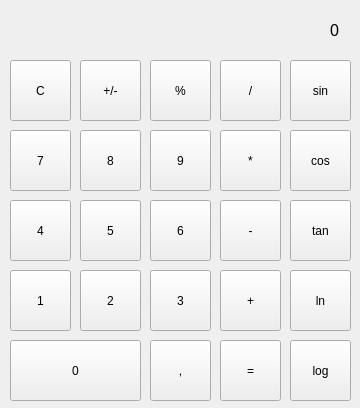
<?xml version="1.0" encoding="UTF-8"?>
<ui version="4.0">
 <class>MainWindow</class>
 <widget class="QMainWindow" name="MainWindow">
  <property name="geometry">
   <rect>
    <x>0</x>
    <y>0</y>
    <width>360</width>
    <height>408</height>
   </rect>
  </property>
  <property name="windowTitle">
   <string>MainWindow</string>
  </property>
  <widget class="QWidget" name="centralWidget">
   <widget class="QLabel" name="label">
    <property name="geometry">
     <rect>
      <x>10</x>
      <y>0</y>
      <width>331</width>
      <height>61</height>
     </rect>
    </property>
    <property name="font">
     <font>
      <family>Liberation Sans</family>
      <pointsize>12</pointsize>
      <weight>50</weight>
      <bold>false</bold>
     </font>
    </property>
    <property name="lineWidth">
     <number>1</number>
    </property>
    <property name="text">
     <string>0</string>
    </property>
    <property name="textFormat">
     <enum>Qt::AutoText</enum>
    </property>
    <property name="scaledContents">
     <bool>false</bool>
    </property>
    <property name="alignment">
     <set>Qt::AlignRight|Qt::AlignTrailing|Qt::AlignVCenter</set>
    </property>
    <property name="wordWrap">
     <bool>false</bool>
    </property>
    <property name="margin">
     <number>0</number>
    </property>
    <property name="indent">
     <number>2</number>
    </property>
   </widget>
   <widget class="QPushButton" name="pushButton_Clear">
    <property name="geometry">
     <rect>
      <x>10</x>
      <y>60</y>
      <width>61</width>
      <height>61</height>
     </rect>
    </property>
    <property name="text">
     <string>C</string>
    </property>
   </widget>
   <widget class="QPushButton" name="pushButton_PlusMinus">
    <property name="geometry">
     <rect>
      <x>80</x>
      <y>60</y>
      <width>61</width>
      <height>61</height>
     </rect>
    </property>
    <property name="text">
     <string>+/-</string>
    </property>
   </widget>
   <widget class="QPushButton" name="pushButton_Percent">
    <property name="geometry">
     <rect>
      <x>150</x>
      <y>60</y>
      <width>61</width>
      <height>61</height>
     </rect>
    </property>
    <property name="text">
     <string>%</string>
    </property>
   </widget>
   <widget class="QPushButton" name="pushButton_Divide">
    <property name="geometry">
     <rect>
      <x>220</x>
      <y>60</y>
      <width>61</width>
      <height>61</height>
     </rect>
    </property>
    <property name="text">
     <string>/</string>
    </property>
   </widget>
   <widget class="QPushButton" name="pushButton_Multiply">
    <property name="geometry">
     <rect>
      <x>220</x>
      <y>130</y>
      <width>61</width>
      <height>61</height>
     </rect>
    </property>
    <property name="text">
     <string>*</string>
    </property>
   </widget>
   <widget class="QPushButton" name="pushButton_9">
    <property name="geometry">
     <rect>
      <x>150</x>
      <y>130</y>
      <width>61</width>
      <height>61</height>
     </rect>
    </property>
    <property name="text">
     <string>9</string>
    </property>
   </widget>
   <widget class="QPushButton" name="pushButton_8">
    <property name="geometry">
     <rect>
      <x>80</x>
      <y>130</y>
      <width>61</width>
      <height>61</height>
     </rect>
    </property>
    <property name="text">
     <string>8</string>
    </property>
   </widget>
   <widget class="QPushButton" name="pushButton_7">
    <property name="geometry">
     <rect>
      <x>10</x>
      <y>130</y>
      <width>61</width>
      <height>61</height>
     </rect>
    </property>
    <property name="text">
     <string>7</string>
    </property>
   </widget>
   <widget class="QPushButton" name="pushButton_4">
    <property name="geometry">
     <rect>
      <x>10</x>
      <y>200</y>
      <width>61</width>
      <height>61</height>
     </rect>
    </property>
    <property name="text">
     <string>4</string>
    </property>
   </widget>
   <widget class="QPushButton" name="pushButton_6">
    <property name="geometry">
     <rect>
      <x>150</x>
      <y>200</y>
      <width>61</width>
      <height>61</height>
     </rect>
    </property>
    <property name="text">
     <string>6</string>
    </property>
   </widget>
   <widget class="QPushButton" name="pushButton_Substract">
    <property name="geometry">
     <rect>
      <x>220</x>
      <y>200</y>
      <width>61</width>
      <height>61</height>
     </rect>
    </property>
    <property name="text">
     <string>-</string>
    </property>
   </widget>
   <widget class="QPushButton" name="pushButton_5">
    <property name="geometry">
     <rect>
      <x>80</x>
      <y>200</y>
      <width>61</width>
      <height>61</height>
     </rect>
    </property>
    <property name="text">
     <string>5</string>
    </property>
   </widget>
   <widget class="QPushButton" name="pushButton_1">
    <property name="geometry">
     <rect>
      <x>10</x>
      <y>270</y>
      <width>61</width>
      <height>61</height>
     </rect>
    </property>
    <property name="text">
     <string>1</string>
    </property>
   </widget>
   <widget class="QPushButton" name="pushButton_3">
    <property name="geometry">
     <rect>
      <x>150</x>
      <y>270</y>
      <width>61</width>
      <height>61</height>
     </rect>
    </property>
    <property name="text">
     <string>3</string>
    </property>
   </widget>
   <widget class="QPushButton" name="pushButton_Add">
    <property name="geometry">
     <rect>
      <x>220</x>
      <y>270</y>
      <width>61</width>
      <height>61</height>
     </rect>
    </property>
    <property name="text">
     <string>+</string>
    </property>
   </widget>
   <widget class="QPushButton" name="pushButton_2">
    <property name="geometry">
     <rect>
      <x>80</x>
      <y>270</y>
      <width>61</width>
      <height>61</height>
     </rect>
    </property>
    <property name="text">
     <string>2</string>
    </property>
   </widget>
   <widget class="QPushButton" name="pushButton_Equals">
    <property name="geometry">
     <rect>
      <x>220</x>
      <y>340</y>
      <width>61</width>
      <height>61</height>
     </rect>
    </property>
    <property name="text">
     <string>=</string>
    </property>
   </widget>
   <widget class="QPushButton" name="pushButton_0">
    <property name="geometry">
     <rect>
      <x>10</x>
      <y>340</y>
      <width>131</width>
      <height>61</height>
     </rect>
    </property>
    <property name="text">
     <string>0</string>
    </property>
   </widget>
   <widget class="QPushButton" name="pushButton_Decimal">
    <property name="geometry">
     <rect>
      <x>150</x>
      <y>340</y>
      <width>61</width>
      <height>61</height>
     </rect>
    </property>
    <property name="text">
     <string>,</string>
    </property>
   </widget>
   <widget class="QPushButton" name="pushButton_Tan">
    <property name="geometry">
     <rect>
      <x>290</x>
      <y>200</y>
      <width>61</width>
      <height>61</height>
     </rect>
    </property>
    <property name="text">
     <string>tan</string>
    </property>
   </widget>
   <widget class="QPushButton" name="pushButton_NaturalLog">
    <property name="geometry">
     <rect>
      <x>290</x>
      <y>270</y>
      <width>61</width>
      <height>61</height>
     </rect>
    </property>
    <property name="text">
     <string>ln</string>
    </property>
   </widget>
   <widget class="QPushButton" name="pushButton_Sin">
    <property name="geometry">
     <rect>
      <x>290</x>
      <y>60</y>
      <width>61</width>
      <height>61</height>
     </rect>
    </property>
    <property name="text">
     <string>sin</string>
    </property>
   </widget>
   <widget class="QPushButton" name="pushButton_Cos">
    <property name="geometry">
     <rect>
      <x>290</x>
      <y>130</y>
      <width>61</width>
      <height>61</height>
     </rect>
    </property>
    <property name="text">
     <string>cos</string>
    </property>
   </widget>
   <widget class="QPushButton" name="pushButton_Log">
    <property name="geometry">
     <rect>
      <x>290</x>
      <y>340</y>
      <width>61</width>
      <height>61</height>
     </rect>
    </property>
    <property name="text">
     <string>log</string>
    </property>
   </widget>
  </widget>
 </widget>
 <layoutdefault spacing="6" margin="11"/>
 <resources/>
 <connections/>
</ui>
